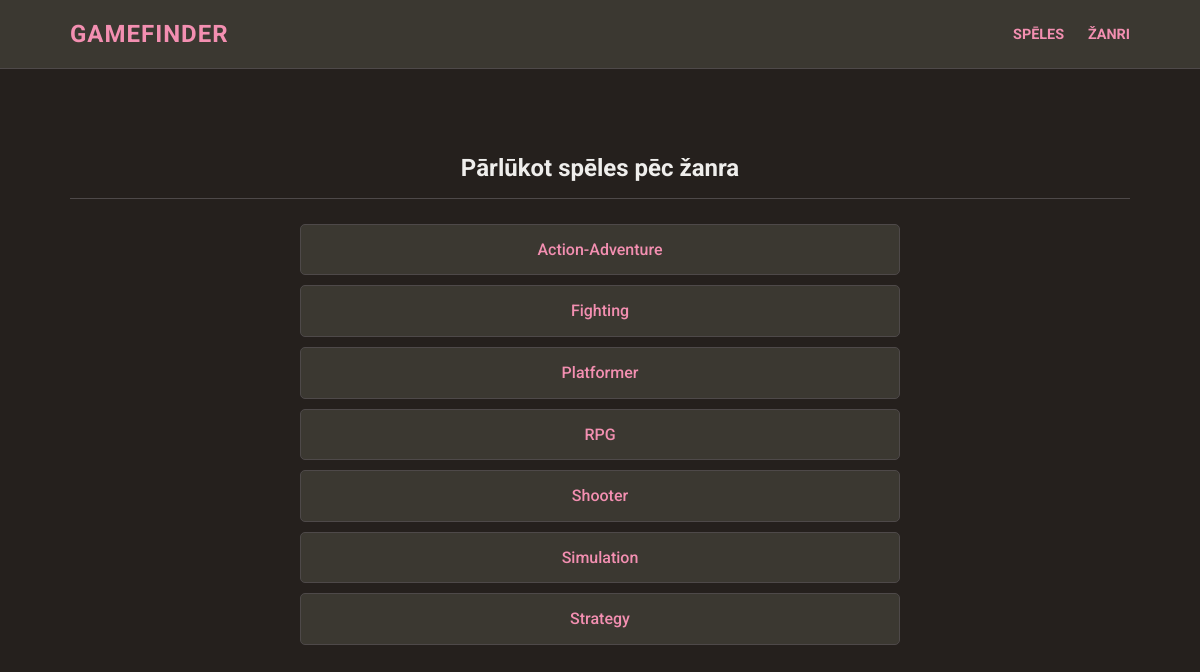
The app's page /genres with its own data.
### tables this page shows
CREATE TABLE "genres" (
	id INTEGER NOT NULL PRIMARY KEY AUTOINCREMENT,
	genre_name TEXT NOT NULL
);

### app.py (the view)
@app.route("/genres")
def show_genres():
    conn = sqlite3.connect(DATABASE)
    conn.row_factory = sqlite3.Row
    cur = conn.cursor()
    cur.execute("SELECT id, genre_name FROM genres ORDER BY genre_name ASC")
    genres = cur.fetchall()
    conn.close()
    return render_template("genres.html", genres=genres)

### templates/genres.html (shortened to what this page needs)
{% extends "base.html" %}
{% block content %}
    <h2>Pārlūkot spēles pēc žanra</h2>
    {% if genres %}
        <ul class="genre-list">
            {% for genre in genres %}
                <li><a href="{{ url_for('show_genre_games', genre_id=genre.id) }}">{{ genre.genre_name }}</a></li>
            {% endfor %}
        </ul>
    {% else %}
        <p>No genres found.</p>
    {% endif %}
{% endblock %}

### static/style.css (style rules this page uses)
* { box-sizing: border-box; margin: 0; padding: 0; }
body { font-family: 'Roboto', sans-serif; line-height: 1.6; color: #EFEEEC; background-color: #25201D; margin: 0; }
h1, h2, h3 { color: #EFEEEC; }
h2 { text-align: center; margin-top: 20px; margin-bottom: 25px; border-bottom: 1px solid #4e4949; padding-bottom: 10px; }
a { color: #F38FB1; text-decoration: none; transition: color 0.2s ease, background-color 0.2s ease; }
.genre-list { list-style: none; padding: 0; max-width: 600px; margin: 20px auto; }
.genre-list li { margin-bottom: 10px; }
.genre-list li a { display: block; padding: 12px 15px; background-color: #3B3831; border-radius: 5px; border: 1px solid #4e4949; font-weight: 500; text-align: center; color: #F38FB1; }

### records on screen
genres: genre_name "Action-Adventure"
genres: genre_name "Fighting"
genres: genre_name "Platformer"
genres: genre_name "RPG"
genres: genre_name "Shooter"
genres: genre_name "Simulation"
genres: genre_name "Strategy"
